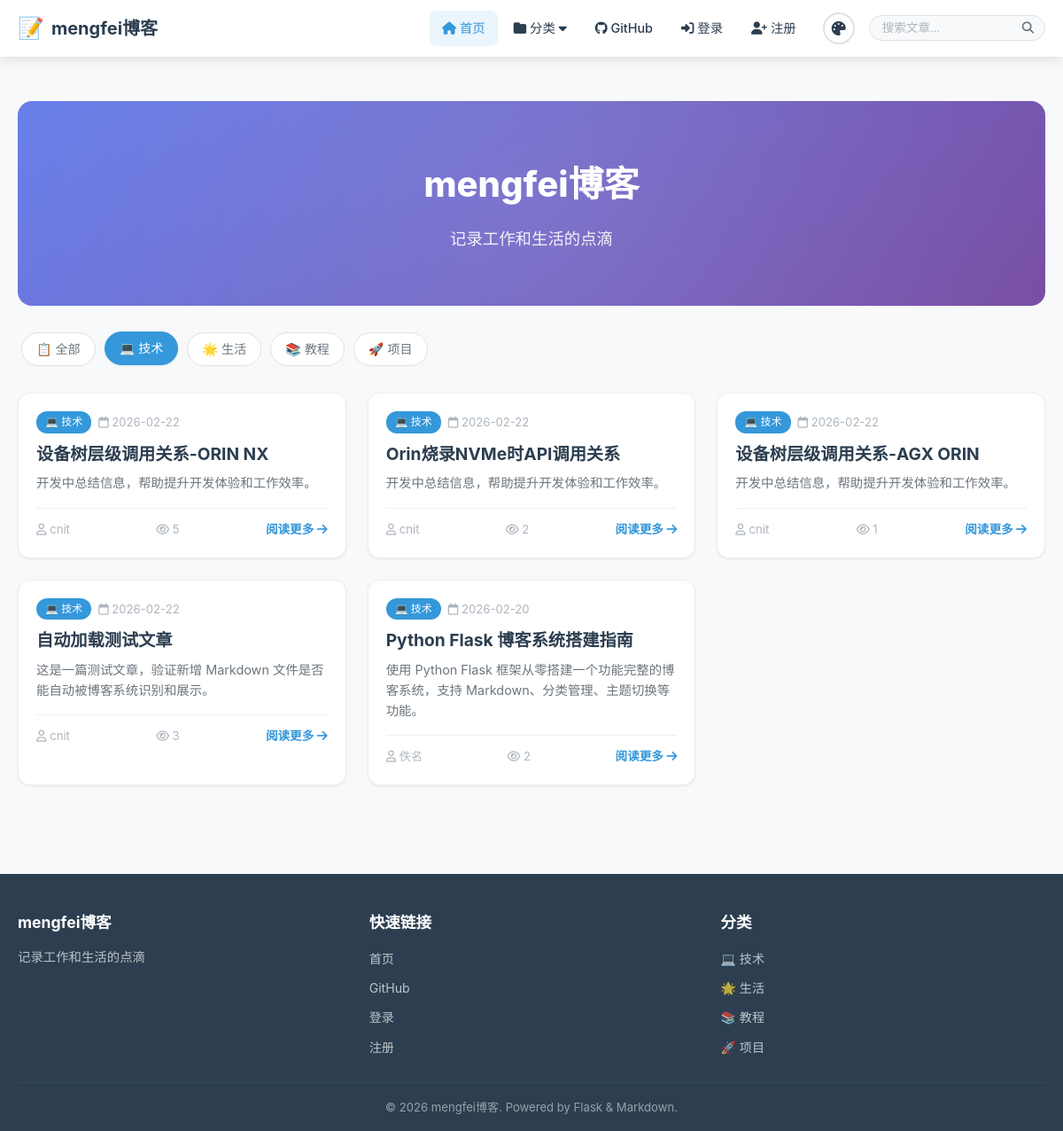
Page /?category=tech on the earlier database version.
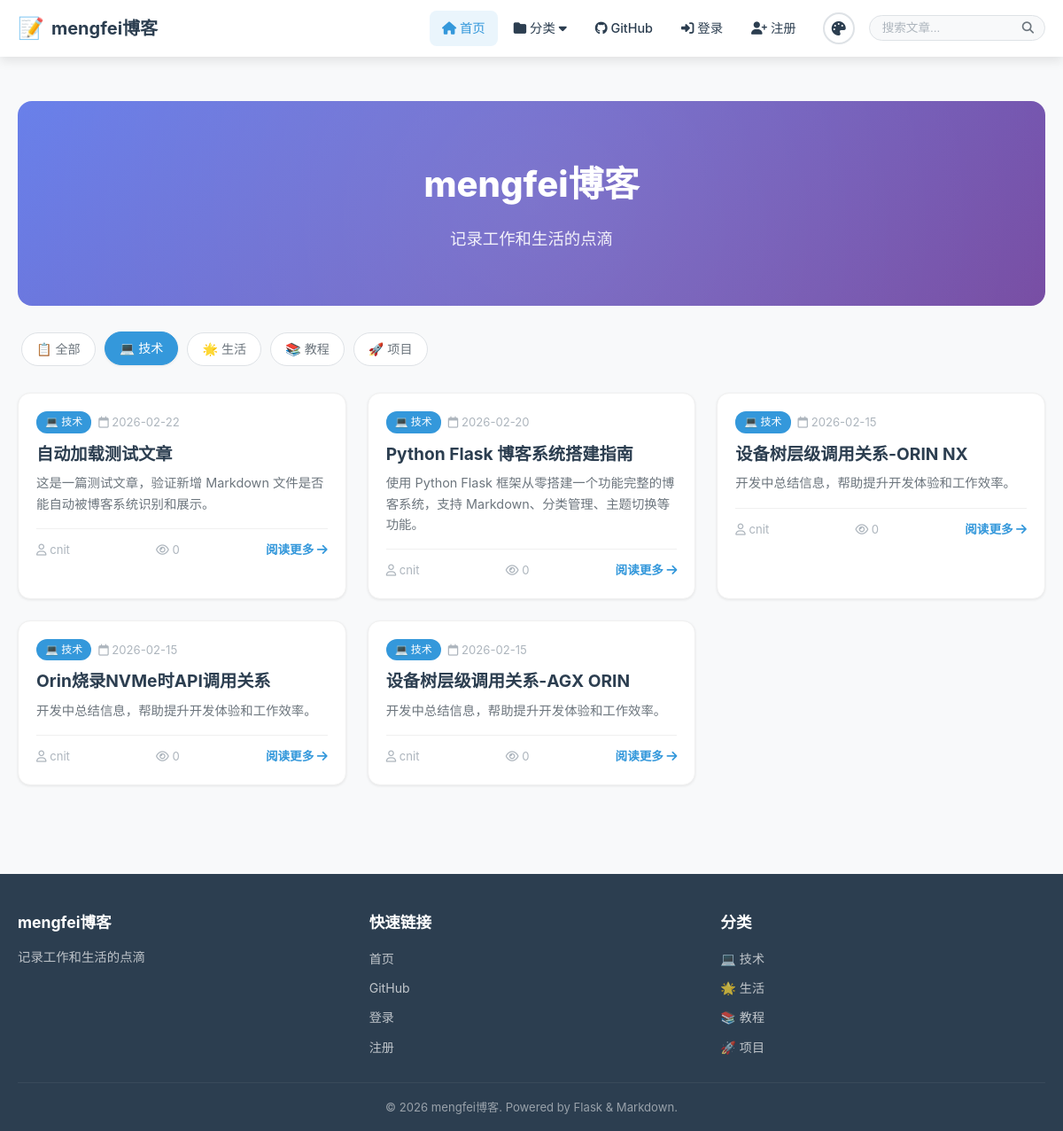
Same page on the later database version.
### models/__init__.py (models this page shows, shortened)
class Category(db.Model):
    __tablename__ = 'categories'
    id = db.Column(db.Integer, primary_key=True)
    name = db.Column(db.String(50), unique=True, nullable=False)
    slug = db.Column(db.String(50), unique=True, nullable=False)
    description = db.Column(db.Text, default='')
    color = db.Column(db.String(7), default='#3498db')
    icon = db.Column(db.String(50), default='📁')
    order = db.Column(db.Integer, default=0)
    created_at = db.Column(db.DateTime, default=datetime.utcnow)

class Post(db.Model):
    __tablename__ = 'posts'
    id = db.Column(db.Integer, primary_key=True)
    title = db.Column(db.String(200), nullable=False)
    slug = db.Column(db.String(200), unique=True, nullable=False)
    content = db.Column(db.Text, nullable=False)
    summary = db.Column(db.Text, default='')
    cover_image = db.Column(db.String(256), default='')
    is_published = db.Column(db.Boolean, default=True)
    is_from_file = db.Column(db.Boolean, default=False)
    file_path = db.Column(db.String(500), default='')
    view_count = db.Column(db.Integer, default=0)
    created_at = db.Column(db.DateTime, default=datetime.utcnow, index=True)
    updated_at = db.Column(db.DateTime, default=datetime.utcnow, onupdate=datetime.utcnow)
    author_id = db.Column(db.Integer, db.ForeignKey('users.id'))
    categories = db.relationship('Category', secondary=post_categories,
                                  backref=db.backref('posts', lazy='dynamic'))

class User(UserMixin, db.Model):
    __tablename__ = 'users'
    id = db.Column(db.Integer, primary_key=True)
    username = db.Column(db.String(80), unique=True, nullable=False, index=True)
    email = db.Column(db.String(120), unique=True, nullable=False, index=True)
    password_hash = db.Column(db.String(256), nullable=False)
    avatar = db.Column(db.String(256), default='')
    bio = db.Column(db.Text, default='')
    is_admin = db.Column(db.Boolean, default=False)
    theme = db.Column(db.String(20), default='light')
    created_at = db.Column(db.DateTime, default=datetime.utcnow)
    posts = db.relationship('Post', backref='author', lazy='dynamic')

### app.py (the view, shortened to what this page needs)
    @app.route('/')
    def index():
        page = request.args.get('page', 1, type=int)
        category_slug = request.args.get('category', '')
        search_q = request.args.get('q', '')
        query = Post.query.filter_by(is_published=True)
        if category_slug:
            category = Category.query.filter_by(slug=category_slug).first()
            if category:
                query = query.filter(Post.categories.any(Category.id == category.id))
        pagination = query.order_by(Post.created_at.desc()).paginate(
            page=page, per_page=app.config['POSTS_PER_PAGE'], error_out=False
        )
        posts = pagination.items
        return render_template('index.html',
                             posts=posts,
                             pagination=pagination,
                             current_category=category_slug,
                             search_query=search_q)

### templates/index.html (shortened to what this page needs)
{% extends "base.html" %}
{% block content %}
<div class="container">
    <section class="hero">
        <div class="hero-content">
            <h1 class="hero-title">{{ blog_title }}</h1>
            <p class="hero-subtitle">{{ blog_subtitle }}</p>
        </div>
    </section>
    <section class="category-tags">
        <a href="{{ url_for('index') }}"
           class="category-tag {% if not current_category %}active{% endif %}">
            📋 全部
        </a>
        {% for cat in all_categories %}
        <a href="{{ url_for('index', category=cat.slug) }}"
           class="category-tag {% if current_category == cat.slug %}active{% endif %}"
           style="--tag-color: {{ cat.color }}">
            {{ cat.icon }} {{ cat.name }}
        </a>
        {% endfor %}
    </section>
    <section class="posts-grid">
        {% if posts %}
            {% for post in posts %}
            <article class="post-card">
                <div class="post-card-body">
                    <div class="post-card-meta">
                        {% for cat in post.categories %}
                        <span class="post-category" style="background-color: {{ cat.color }}">
                            {{ cat.icon }} {{ cat.name }}
                        </span>
                        {% endfor %}
                        <span class="post-date">
                            <i class="far fa-calendar"></i>
                            {{ post.created_at.strftime('%Y-%m-%d') }}
                        </span>
                    </div>
                    <h2 class="post-card-title">
                        <a href="{{ url_for('view_post', slug=post.slug) }}">{{ post.title }}</a>
                    </h2>
                    <p class="post-card-summary">{{ post.summary }}</p>
                    <div class="post-card-footer">
                        <span class="post-author">
                            <i class="far fa-user"></i>
                            {{ post.author.username if post.author else '佚名' }}
                        </span>
                        <span class="post-views">
                            <i class="far fa-eye"></i> {{ post.view_count }}
                        </span>
                        <a href="{{ url_for('view_post', slug=post.slug) }}" class="read-more">
                            阅读更多 <i class="fas fa-arrow-right"></i>
                        </a>
                    </div>
                </div>
            </article>
            {% endfor %}
        {% endif %}
    </section>
</div>
{% endblock %}

### templates/base.html (shortened to what the changed rows need)
<!DOCTYPE html>
<html lang="zh-CN" data-theme="{{ current_theme }}">
<head>
    <link rel="stylesheet" href="{{ url_for('static', filename='css/style.css') }}">
    <link rel="stylesheet" href="{{ url_for('static', filename='css/markdown.css') }}">
    <link rel="stylesheet" href="https://cdnjs.cloudflare.com/ajax/libs/font-awesome/6.5.0/css/all.min.css">
</head>
<body>
    <main class="main-content">
        {% block content %}{% endblock %}
    </main>
    <footer class="footer">
        <div class="container">
            <div class="footer-content">
                <div class="footer-section">
                    <ul>
                        {% for cat in all_categories[:5] %}
                        <li><a href="{{ url_for('view_category', slug=cat.slug) }}">{{ cat.icon }} {{ cat.name }}</a></li>
                        {% endfor %}
                    </ul>
                </div>
            </div>
        </div>
    </footer>
</body>
</html>

Differences in the rows shown:
removed Post: created_at "2026-02-22", title "设备树层级调用关系-ORIN NX", summary "开发中总结信息，帮助提升开发体验和工作效率。", author "cnit", view_count "5", Category (icon "💻", name "技术")
removed Post: created_at "2026-02-22", title "Orin烧录NVMe时API调用关系", summary "开发中总结信息，帮助提升开发体验和工作效率。", author "cnit", view_count "2", Category (icon "💻", name "技术")
removed Post: created_at "2026-02-22", title "设备树层级调用关系-AGX ORIN", summary "开发中总结信息，帮助提升开发体验和工作效率。", author "cnit", view_count "1", Category (icon "💻", name "技术")
removed Post: created_at "2026-02-22", title "自动加载测试文章", summary "这是一篇测试文章，验证新增 Markdown 文件是否能自动被博客系统识别和展示。", author "cnit", view_count "3", Category (icon "💻", name "技术")
removed Post: created_at "2026-02-20", title "Python Flask 博客系统搭建指南", summary "使用 Python Flask 框架从零搭建一个功能完整的博客系统，支持 Markdown、分类管理、主题切换等功能。", author "佚名", view_count "2", Category (icon "💻", name "技术")
added Post: created_at "2026-02-22", title "自动加载测试文章", summary "这是一篇测试文章，验证新增 Markdown 文件是否能自动被博客系统识别和展示。", author "cnit", view_count "0", Category (icon "💻", name "技术")
added Post: created_at "2026-02-20", title "Python Flask 博客系统搭建指南", summary "使用 Python Flask 框架从零搭建一个功能完整的博客系统，支持 Markdown、分类管理、主题切换等功能。", author "cnit", view_count "0", Category (icon "💻", name "技术")
added Post: created_at "2026-02-15", title "设备树层级调用关系-ORIN NX", summary "开发中总结信息，帮助提升开发体验和工作效率。", author "cnit", view_count "0", Category (icon "💻", name "技术")
added Post: created_at "2026-02-15", title "Orin烧录NVMe时API调用关系", summary "开发中总结信息，帮助提升开发体验和工作效率。", author "cnit", view_count "0", Category (icon "💻", name "技术")
added Post: created_at "2026-02-15", title "设备树层级调用关系-AGX ORIN", summary "开发中总结信息，帮助提升开发体验和工作效率。", author "cnit", view_count "0", Category (icon "💻", name "技术")
